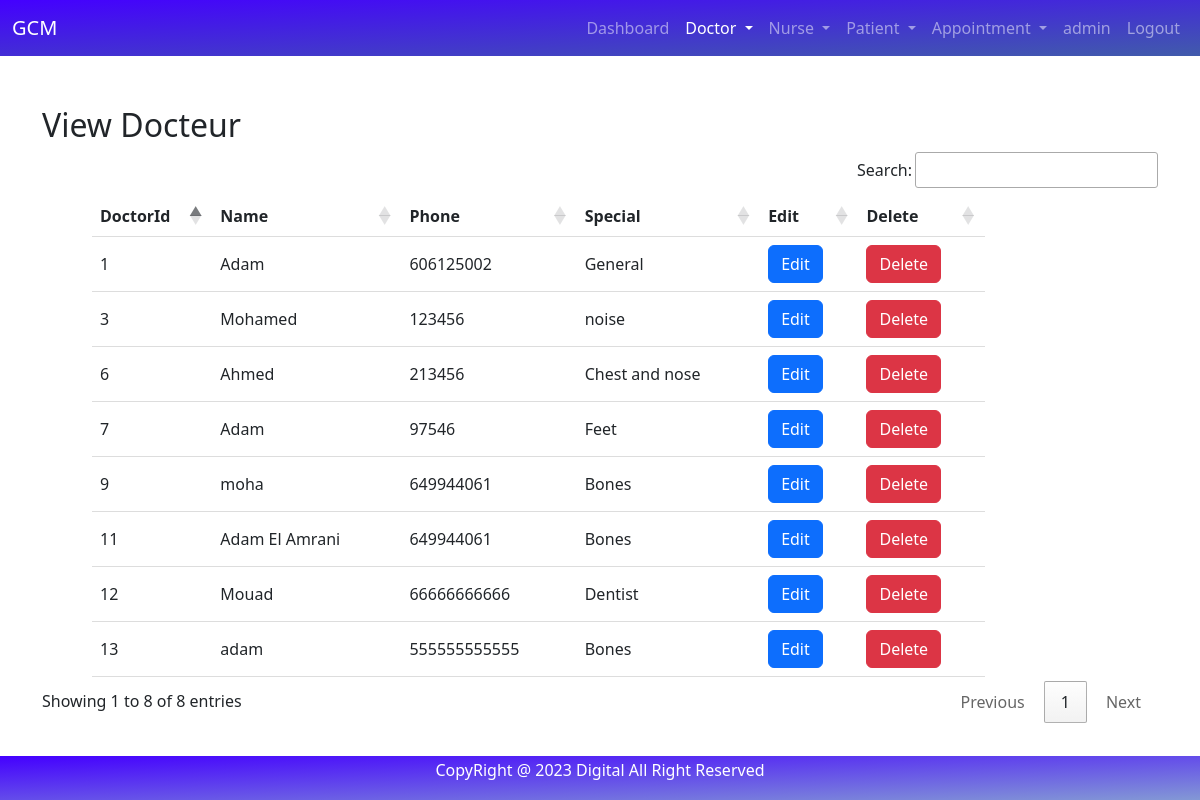
Page /view_doctor/ (signed in) on the earlier database version.
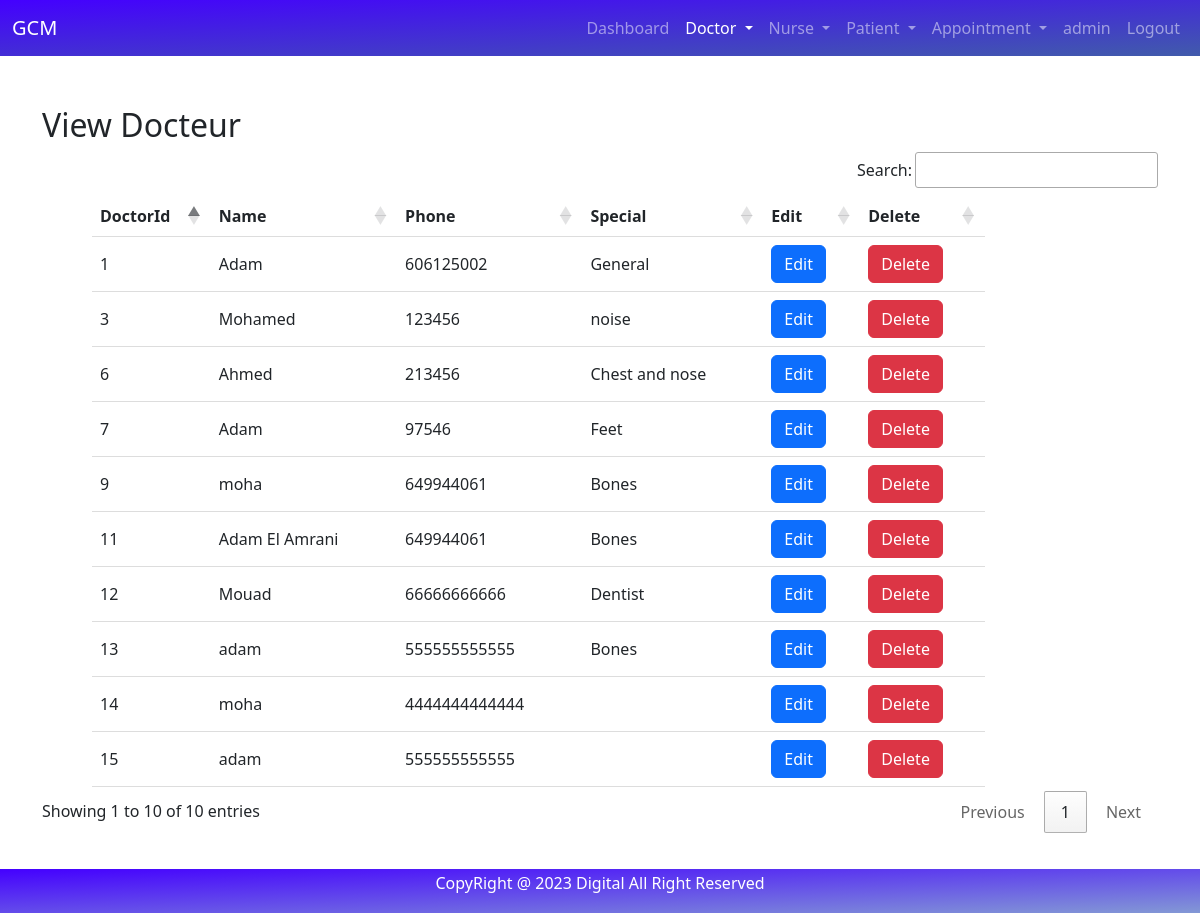
Same page on the later database version.
### hospital/models.py (models this page shows, shortened)
class Doctor(models.Model):
    Name = models.CharField(max_length=50)
    Phone = models.IntegerField()
    SP = models.CharField(max_length=50)
    email = models.EmailField(max_length=240,null=True)
    password = models.CharField(max_length=50,null=True)
    type_personnel = "doctor"

### hospital/views.py (the view)
# urls.py: path('view_doctor/', View_doctor, name='view_doctor'),
def View_doctor(request):
    active_page = 'doctor'
    if not request.user.is_staff:
        return redirect('login')
    doctors = Doctor.objects.all()
    doc = {'doctors' : doctors}
    return render(request, 'view_doctor.html', {**doc, 'active_page': active_page})

### hospital/templates/view_doctor.html
{% include "base.html"%}
{% include "navbar.html"%}
{% load static %}
{% block content%}
<div class="container" style="margin-top: 50px; margin-bottom:80px;">
    <h2>View Docteur</h2>
    <table id="table">
        <thead>
            <tr id="tr">
                <th id="th">DoctorId</th>
                <th id="th">Name</th>
                <th id="th">Phone</th>
                <th id="th">Special</th>
                <th id="th">Edit</th>
                <th id="th">Delete</th>
            </tr>
        </thead>
        <tbody>
            {% for doctor in doctors %}
            <tr id="tr">
                <td id="td">{{doctor.id}}</td>
                <td id="td">{{doctor.Name}}</td>
                <td id="td">{{doctor.Phone}}</td>
                <td id="td">{{doctor.SP}}</td>
                <td id="td"><a href="{% url 'edit_doctor' doctor.id %}" class="btn btn-primary">Edit</a></td>
                <td id="td"><a href="{% url 'delete_doctor' doctor.id %}" onclick="return confirm('Are you sure ?')" class="btn btn-danger">Delete</a></td>
            </tr>
            {% endfor %}
        </tbody>
    </table>
</div>
{% endblock content%}
{% include 'footer.html'%}

Differences in the rows shown:
added Doctor: id "14", Name "moha", Phone "4444444444444"
added Doctor: id "15", Name "adam", Phone "555555555555"
Other differences:
text written by a page script: "Search: Showing 1 to 8 of 8 entries Previous 1 Next" → "Search: Showing 1 to 10 of 10 entries Previous 1 Next"
